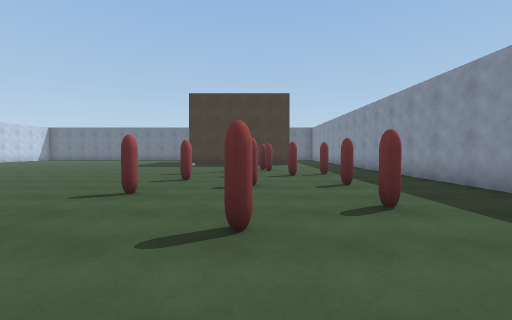
view 1 (above)

18 first-person views from a walk through a Unity game level. The camera is 1.4 m above the floor, tilts 2° down and sees 90° across. The floor is counted in squares, 2 m on a side. Each view is taken from the middle of a square. On the plan, view 1 faces up. The plan holds only what a view shows up to about 9 squares ahead; the rest is blank. The player is left out.

view 2
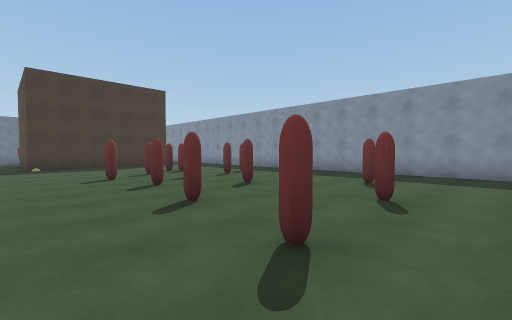

view 3
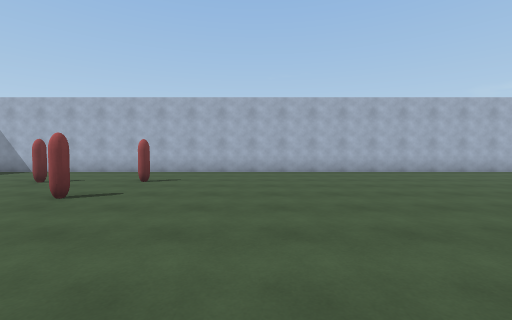

view 4
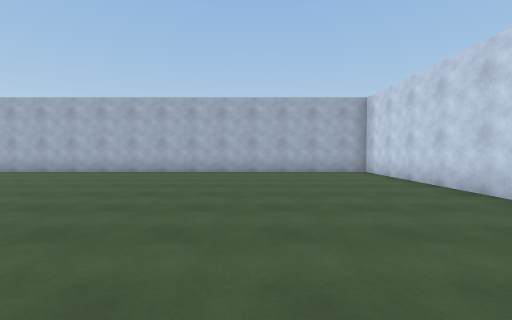

view 5
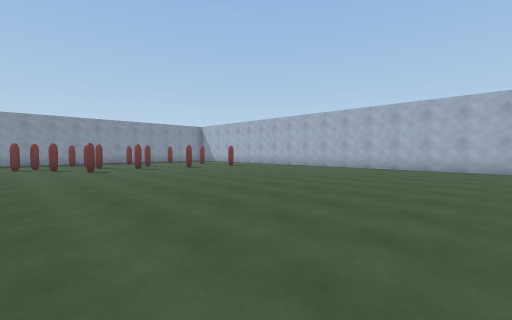

view 6
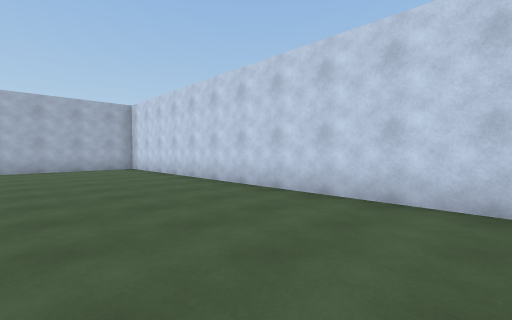

view 7
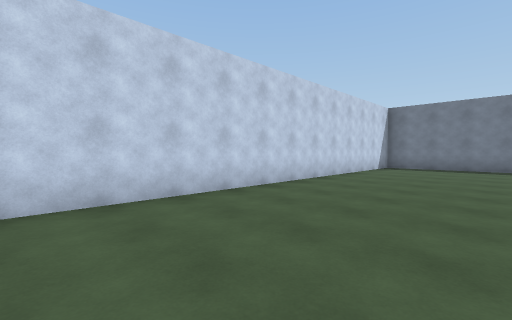

view 8
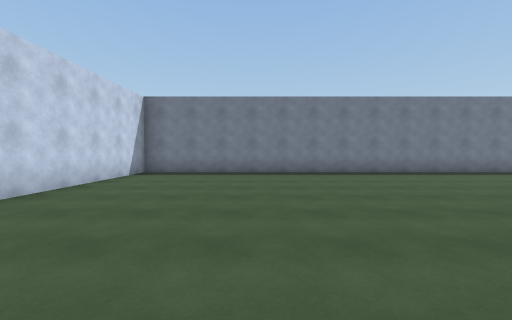

view 9
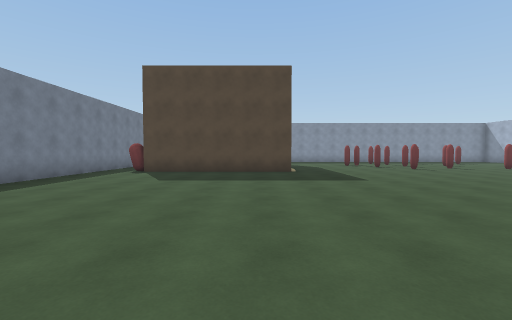

view 10
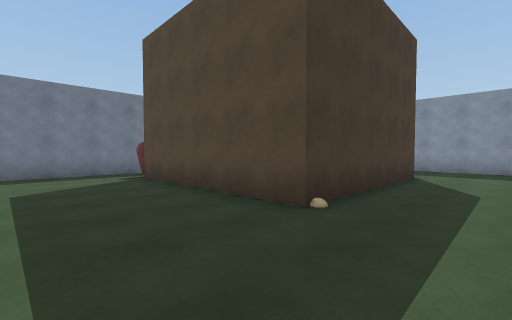

view 11
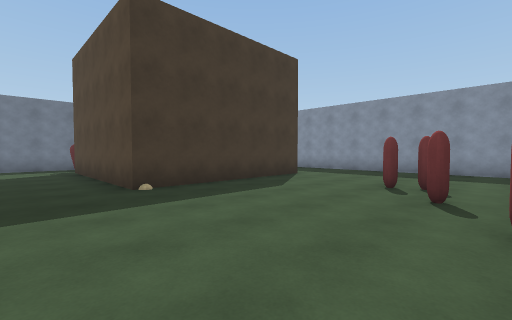

view 12
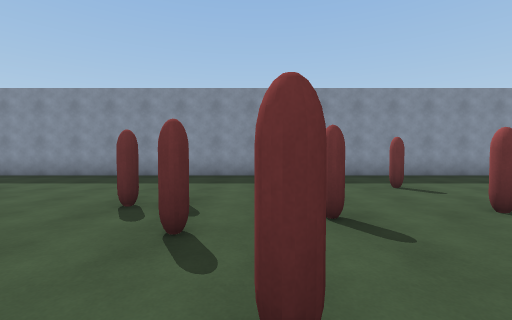

view 13
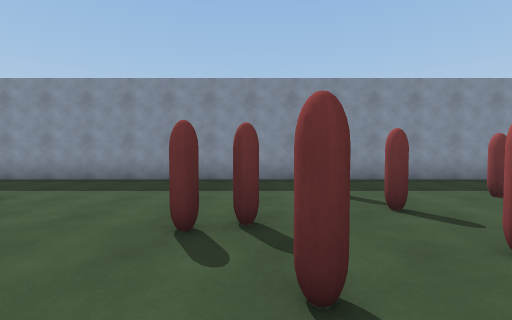

view 14
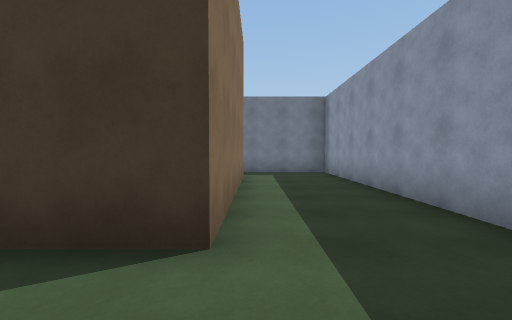

view 15
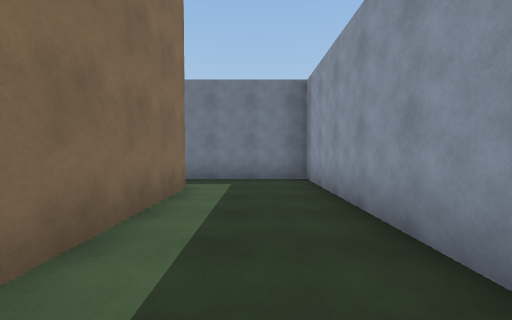

view 16
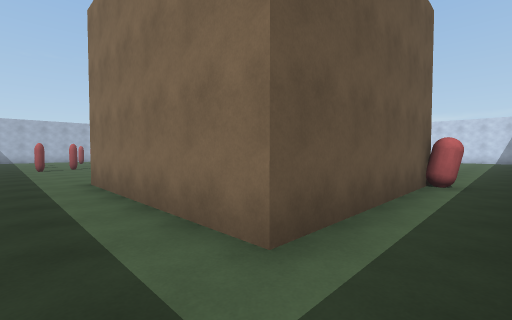

view 17
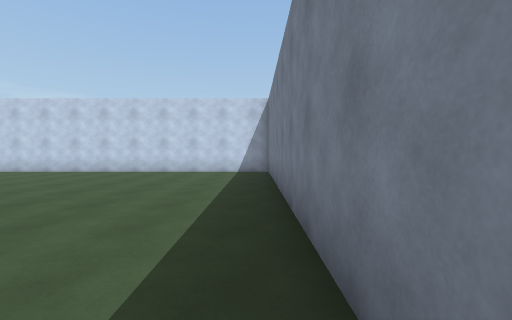

view 18
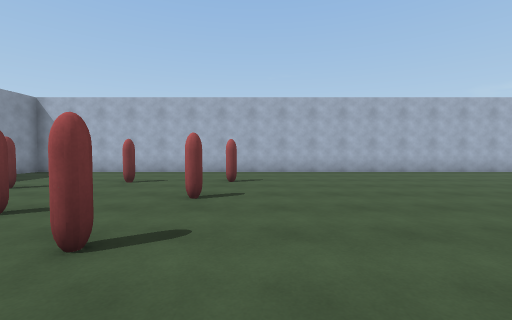

### Floor plan
Key: @ floor where view 1 was taken; # wall or solid block; . floor; O other object.
Columns run from 16 left of view 1 to 5 right of it. Each row starts with its distance up from view 1.
 20 ##############   #####
 19 #....................#
 18 #............O.......#
 17 #............#####...#
 16 #............#   #...#
 15 #............#   #...#
 14 #............#   #...#
 13 #............#####...#
 12 #....................#
 11 #....  ..............#
 10 #....................#
  9 #...............#....#
  8 #.............#...#..#
  7 #................#...#
  6 #.............#......#
  5 #...............#.#..#
  4 #.............#......#
  3 #.................#..#
  2 #.............#.#....#
  1 #....................#
  0 #...............@....#
 -1 ######################

Where each view was taken, in squares from view 1:
view 1: 0 up, 0 right, facing up
view 2: 1 up, 4 left, facing up-right
view 3: 8 up, 5 left, facing down
view 4: 8 up, 12 left, facing down
view 5: 10 up, 12 left, facing down-right
view 6: 10 up, 12 left, facing down-left
view 7: 8 up, 12 left, facing up-left
view 8: 11 up, 12 left, facing up
view 9: 14 up, 12 left, facing right
view 10: 11 up, 6 left, facing up-right
view 11: 8 up, 5 left, facing up-right
view 12: 8 up, 3 left, facing right
view 13: 9 up, 2 left, facing right
view 14: 11 up, 2 right, facing up
view 15: 13 up, 3 right, facing up
view 16: 19 up, 3 right, facing down-left
view 17: 19 up, 7 left, facing left
view 18: 8 up, 3 left, facing down
